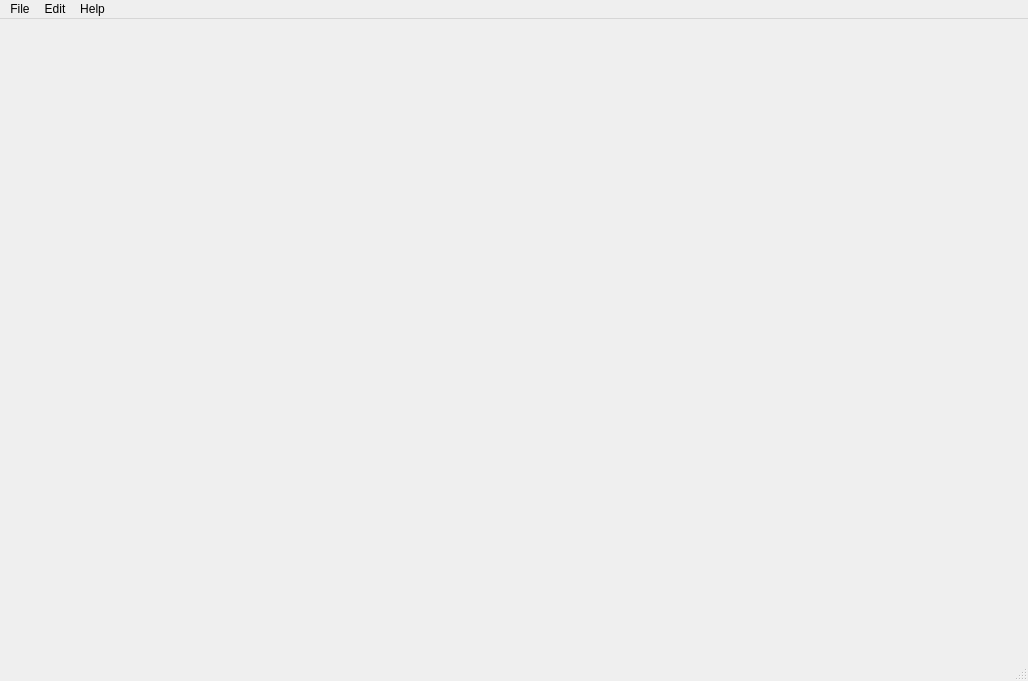
<?xml version="1.0" encoding="UTF-8"?>
<ui version="4.0">
 <class>MainWindow</class>
 <widget class="QMainWindow" name="MainWindow">
  <property name="geometry">
   <rect>
    <x>0</x>
    <y>0</y>
    <width>1028</width>
    <height>681</height>
   </rect>
  </property>
  <property name="windowTitle">
   <string>MainWindow</string>
  </property>
  <widget class="QWidget" name="centralwidget">
   <layout class="QHBoxLayout" name="horizontalLayout">
    <item>
     <widget class="SpriteCanvas" name="sprite_canvas" native="true">
      <property name="sizePolicy">
       <sizepolicy hsizetype="Minimum" vsizetype="Minimum">
        <horstretch>0</horstretch>
        <verstretch>0</verstretch>
       </sizepolicy>
      </property>
     </widget>
    </item>
    <item>
     <layout class="QVBoxLayout" name="verticalLayout">
      <property name="sizeConstraint">
       <enum>QLayout::SetMaximumSize</enum>
      </property>
      <property name="leftMargin">
       <number>0</number>
      </property>
      <item>
       <widget class="FramesViewer" name="frames_viewer" native="true">
        <property name="sizePolicy">
         <sizepolicy hsizetype="Fixed" vsizetype="Expanding">
          <horstretch>0</horstretch>
          <verstretch>0</verstretch>
         </sizepolicy>
        </property>
        <property name="minimumSize">
         <size>
          <width>1000</width>
          <height>300</height>
         </size>
        </property>
       </widget>
      </item>
      <item>
       <widget class="BrushProperties" name="brush_properties" native="true">
        <property name="sizePolicy">
         <sizepolicy hsizetype="Maximum" vsizetype="Minimum">
          <horstretch>0</horstretch>
          <verstretch>0</verstretch>
         </sizepolicy>
        </property>
        <property name="minimumSize">
         <size>
          <width>100</width>
          <height>300</height>
         </size>
        </property>
       </widget>
      </item>
     </layout>
    </item>
   </layout>
  </widget>
  <widget class="QMenuBar" name="menubar">
   <property name="geometry">
    <rect>
     <x>0</x>
     <y>0</y>
     <width>1028</width>
     <height>17</height>
    </rect>
   </property>
   <widget class="QMenu" name="menuFile">
    <property name="title">
     <string>File</string>
    </property>
    <addaction name="actionNew"/>
    <addaction name="actionOpen"/>
    <addaction name="actionSave"/>
    <addaction name="actionSave_As"/>
   </widget>
   <widget class="QMenu" name="menuHelp">
    <property name="title">
     <string>Help</string>
    </property>
    <addaction name="actionHelp"/>
   </widget>
   <widget class="QMenu" name="menuEdit">
    <property name="title">
     <string>Edit</string>
    </property>
    <addaction name="actionClear"/>
   </widget>
   <addaction name="menuFile"/>
   <addaction name="menuEdit"/>
   <addaction name="menuHelp"/>
  </widget>
  <widget class="QStatusBar" name="statusbar"/>
  <action name="actionNew">
   <property name="text">
    <string>New</string>
   </property>
   <property name="shortcut">
    <string>Ctrl+N</string>
   </property>
  </action>
  <action name="actionOpen">
   <property name="text">
    <string>Open</string>
   </property>
   <property name="shortcut">
    <string>Ctrl+O</string>
   </property>
  </action>
  <action name="actionSave">
   <property name="text">
    <string>Save</string>
   </property>
   <property name="shortcut">
    <string>Ctrl+S</string>
   </property>
  </action>
  <action name="actionSave_As">
   <property name="text">
    <string>Save As</string>
   </property>
   <property name="shortcut">
    <string>Ctrl+S</string>
   </property>
  </action>
  <action name="actionClear">
   <property name="text">
    <string>Clear</string>
   </property>
   <property name="shortcut">
    <string>Ctrl+Backspace</string>
   </property>
  </action>
  <action name="actionHelp">
   <property name="text">
    <string>Help</string>
   </property>
   <property name="toolTip">
    <string>Help</string>
   </property>
   <property name="shortcut">
    <string>Ctrl+H</string>
   </property>
  </action>
 </widget>
 <customwidgets>
  <customwidget>
   <class>SpriteCanvas</class>
   <extends>QWidget</extends>
   <header>spritecanvas.h</header>
   <container>1</container>
  </customwidget>
  <customwidget>
   <class>FramesViewer</class>
   <extends>QWidget</extends>
   <header>framesviewer.h</header>
   <container>1</container>
  </customwidget>
  <customwidget>
   <class>BrushProperties</class>
   <extends>QWidget</extends>
   <header>brushproperties.h</header>
   <container>1</container>
  </customwidget>
 </customwidgets>
 <resources/>
 <connections/>
</ui>
